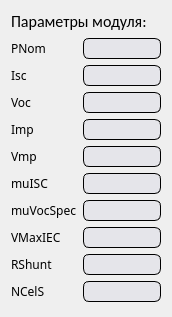
   <widget class="QWidget" name="layoutWidget">
    <property name="geometry">
     <rect>
      <x>12</x>
      <y>151</y>
      <width>172</width>
      <height>317</height>
     </rect>
    </property>
    <layout class="QFormLayout" name="formLayout">
     <item row="0" column="0" colspan="2">
      <widget class="QLabel" name="label_17">
       <property name="font">
        <font>
         <family>Calibri</family>
         <pointsize>12</pointsize>
        </font>
       </property>
       <property name="styleSheet">
        <string notr="true">background-color:rgba(209,209,214,0.01);</string>
       </property>
       <property name="text">
        <string>Параметры модуля:</string>
       </property>
      </widget>
     </item>
     <item row="1" column="0">
      <widget class="QLabel" name="label">
       <property name="font">
        <font>
         <family>Calibri Light</family>
        </font>
       </property>
       <property name="styleSheet">
        <string notr="true">background-color:rgba(209,209,214,0.01);</string>
       </property>
       <property name="text">
        <string>PNom</string>
       </property>
      </widget>
     </item>
     <item row="1" column="1">
      <widget class="QLineEdit" name="lineEdit_pnom">
       <property name="font">
        <font>
         <family>Calibri Light</family>
        </font>
       </property>
       <property name="autoFillBackground">
        <bool>false</bool>
       </property>
       <property name="styleSheet">
        <string notr="true">QLineEdit{
	background-color:rgba(229,229,234,1); 
	border-radius: 6;
	border: 1px solid;
}
QLineEdit:hover{
	background-color:rgba(242,242,247,1);
}
QLineEdit:pressed{
	background-color:rgba(188,188,192,1);
	border-radius: 12;
}</string>
       </property>
       <property name="text">
        <string/>
       </property>
       <property name="readOnly">
        <bool>false</bool>
       </property>
      </widget>
     </item>
     <item row="2" column="0">
      <widget class="QLabel" name="label_2">
       <property name="font">
        <font>
         <family>Calibri Light</family>
        </font>
       </property>
       <property name="styleSheet">
        <string notr="true">background-color:rgba(209,209,214,0.01);</string>
       </property>
       <property name="text">
        <string>Isc</string>
       </property>
      </widget>
     </item>
     <item row="2" column="1">
      <widget class="QLineEdit" name="lineEdit_isc">
       <property name="font">
        <font>
         <family>Calibri Light</family>
        </font>
       </property>
       <property name="styleSheet">
        <string notr="true">QLineEdit{
	background-color:rgba(229,229,234,1); 
	border-radius: 6;
	border: 1px solid;
}
QLineEdit:hover{
	background-color:rgba(242,242,247,1);
}
QLineEdit:pressed{
	background-color:rgba(188,188,192,1);
	border-radius: 12;
}</string>
       </property>
       <property name="readOnly">
        <bool>false</bool>
       </property>
      </widget>
     </item>
     <item row="3" column="0">
      <widget class="QLabel" name="label_3">
       <property name="font">
        <font>
         <family>Calibri Light</family>
        </font>
       </property>
       <property name="styleSheet">
        <string notr="true">background-color:rgba(209,209,214,0.01);</string>
       </property>
       <property name="text">
        <string>Voc</string>
       </property>
      </widget>
     </item>
     <item row="3" column="1">
      <widget class="QLineEdit" name="lineEdit_voc">
       <property name="font">
        <font>
         <family>Calibri Light</family>
        </font>
       </property>
       <property name="styleSheet">
        <string notr="true">QLineEdit{
	background-color:rgba(229,229,234,1); 
	border-radius: 6;
	border: 1px solid;
}
QLineEdit:hover{
	background-color:rgba(242,242,247,1);
}
QLineEdit:pressed{
	background-color:rgba(188,188,192,1);
	border-radius: 12;
}</string>
       </property>
       <property name="readOnly">
        <bool>false</bool>
       </property>
      </widget>
     </item>
     <item row="4" column="0">
      <widget class="QLabel" name="label_9">
       <property name="font">
        <font>
         <family>Calibri Light</family>
        </font>
       </property>
       <property name="styleSheet">
        <string notr="true">background-color:rgba(209,209,214,0.01);</string>
       </property>
       <property name="text">
        <string>Imp</string>
       </property>
      </widget>
     </item>
     <item row="4" column="1">
      <widget class="QLineEdit" name="lineEdit_imp">
       <property name="font">
        <font>
         <family>Calibri Light</family>
        </font>
       </property>
       <property name="styleSheet">
        <string notr="true">QLineEdit{
	background-color:rgba(229,229,234,1); 
	border-radius: 6;
	border: 1px solid;
}
QLineEdit:hover{
	background-color:rgba(242,242,247,1);
}
QLineEdit:pressed{
	background-color:rgba(188,188,192,1);
	border-radius: 12;
}</string>
       </property>
       <property name="readOnly">
        <bool>false</bool>
       </property>
      </widget>
     </item>
     <item row="5" column="0">
      <widget class="QLabel" name="label_12">
       <property name="font">
        <font>
         <family>Calibri Light</family>
        </font>
       </property>
       <property name="styleSheet">
        <string notr="true">background-color:rgba(209,209,214,0.01);</string>
       </property>
       <property name="text">
        <string>Vmp</string>
       </property>
      </widget>
     </item>
     <item row="5" column="1">
      <widget class="QLineEdit" name="lineEdit_vmp">
       <property name="font">
        <font>
         <family>Calibri Light</family>
        </font>
       </property>
       <property name="styleSheet">
        <string notr="true">QLineEdit{
	background-color:rgba(229,229,234,1); 
	border-radius: 6;
	border: 1px solid;
}
QLineEdit:hover{
	background-color:rgba(242,242,247,1);
}
QLineEdit:pressed{
	background-color:rgba(188,188,192,1);
	border-radius: 12;
}</string>
       </property>
       <property name="readOnly">
        <bool>false</bool>
       </property>
      </widget>
     </item>
     <item row="6" column="0">
      <widget class="QLabel" name="label_4">
       <property name="font">
        <font>
         <family>Calibri Light</family>
        </font>
       </property>
       <property name="styleSheet">
        <string notr="true">background-color:rgba(209,209,214,0.01);</string>
       </property>
       <property name="text">
        <string>muISC</string>
       </property>
      </widget>
     </item>
     <item row="6" column="1">
      <widget class="QLineEdit" name="lineEdit_muisc">
       <property name="font">
        <font>
         <family>Calibri Light</family>
        </font>
       </property>
       <property name="styleSheet">
        <string notr="true">QLineEdit{
	background-color:rgba(229,229,234,1); 
	border-radius: 6;
	border: 1px solid;
}
QLineEdit:hover{
	background-color:rgba(242,242,247,1);
}
QLineEdit:pressed{
	background-color:rgba(188,188,192,1);
	border-radius: 12;
}</string>
       </property>
       <property name="readOnly">
        <bool>false</bool>
       </property>
      </widget>
     </item>
     <item row="7" column="0">
      <widget class="QLabel" name="label_5">
       <property name="font">
        <font>
         <family>Calibri Light</family>
        </font>
       </property>
       <property name="styleSheet">
        <string notr="true">background-color:rgba(209,209,214,0.01);</string>
       </property>
       <property name="text">
        <string>muVocSpec</string>
       </property>
      </widget>
     </item>
     <item row="7" column="1">
      <widget class="QLineEdit" name="lineEdit_muvocspec">
       <property name="font">
        <font>
         <family>Calibri Light</family>
        </font>
       </property>
       <property name="styleSheet">
        <string notr="true">QLineEdit{
	background-color:rgba(229,229,234,1); 
	border-radius: 6;
	border: 1px solid;
}
QLineEdit:hover{
	background-color:rgba(242,242,247,1);
}
QLineEdit:pressed{
	background-color:rgba(188,188,192,1);
	border-radius: 12;
}</string>
       </property>
       <property name="readOnly">
        <bool>false</bool>
       </property>
      </widget>
     </item>
     <item row="8" column="0">
      <widget class="QLabel" name="label_7">
       <property name="font">
        <font>
         <family>Calibri Light</family>
        </font>
       </property>
       <property name="styleSheet">
        <string notr="true">background-color:rgba(209,209,214,0.01);</string>
       </property>
       <property name="text">
        <string>VMaxIEC</string>
       </property>
      </widget>
     </item>
     <item row="8" column="1">
      <widget class="QLineEdit" name="lineEdit_vmaxiec">
       <property name="font">
        <font>
         <family>Calibri Light</family>
        </font>
       </property>
       <property name="styleSheet">
        <string notr="true">QLineEdit{
	background-color:rgba(229,229,234,1); 
	border-radius: 6;
	border: 1px solid;
}
QLineEdit:hover{
	background-color:rgba(242,242,247,1);
}
QLineEdit:pressed{
	background-color:rgba(188,188,192,1);
	border-radius: 12;
}</string>
       </property>
       <property name="readOnly">
        <bool>false</bool>
       </property>
      </widget>
     </item>
     <item row="9" column="0">
      <widget class="QLabel" name="label_10">
       <property name="font">
        <font>
         <family>Calibri Light</family>
         <stylestrategy>PreferAntialias</stylestrategy>
         <kerning>true</kerning>
        </font>
       </property>
       <property name="styleSheet">
        <string notr="true">background-color:rgba(209,209,214,0.01);</string>
       </property>
       <property name="text">
        <string>RShunt</string>
       </property>
      </widget>
     </item>
     <item row="9" column="1">
      <widget class="QLineEdit" name="lineEdit_rshunt">
       <property name="font">
        <font>
         <family>Calibri Light</family>
        </font>
       </property>
       <property name="styleSheet">
        <string notr="true">QLineEdit{
	background-color:rgba(229,229,234,1); 
	border-radius: 6;
	border: 1px solid;
}
QLineEdit:hover{
	background-color:rgba(242,242,247,1);
}
QLineEdit:pressed{
	background-color:rgba(188,188,192,1);
	border-radius: 12;
}</string>
       </property>
       <property name="readOnly">
        <bool>false</bool>
       </property>
      </widget>
     </item>
     <item row="10" column="0">
      <widget class="QLabel" name="label_13">
       <property name="font">
        <font>
         <family>Calibri Light</family>
         <stylestrategy>PreferAntialias</stylestrategy>
         <kerning>true</kerning>
        </font>
       </property>
       <property name="styleSheet">
        <string notr="true">background-color:rgba(209,209,214,0.01);</string>
       </property>
       <property name="text">
        <string>NCelS</string>
       </property>
      </widget>
     </item>
     <item row="10" column="1">
      <widget class="QLineEdit" name="lineEdit_ncels">
       <property name="font">
        <font>
         <family>Calibri Light</family>
        </font>
       </property>
       <property name="styleSheet">
        <string notr="true">QLineEdit{
	background-color:rgba(229,229,234,1); 
	border-radius: 6;
	border: 1px solid;
}
QLineEdit:hover{
	background-color:rgba(242,242,247,1);
}
QLineEdit:pressed{
	background-color:rgba(188,188,192,1);
	border-radius: 12;
}</string>
       </property>
       <property name="readOnly">
        <bool>false</bool>
       </property>
      </widget>
     </item>
    </layout>
   </widget>
